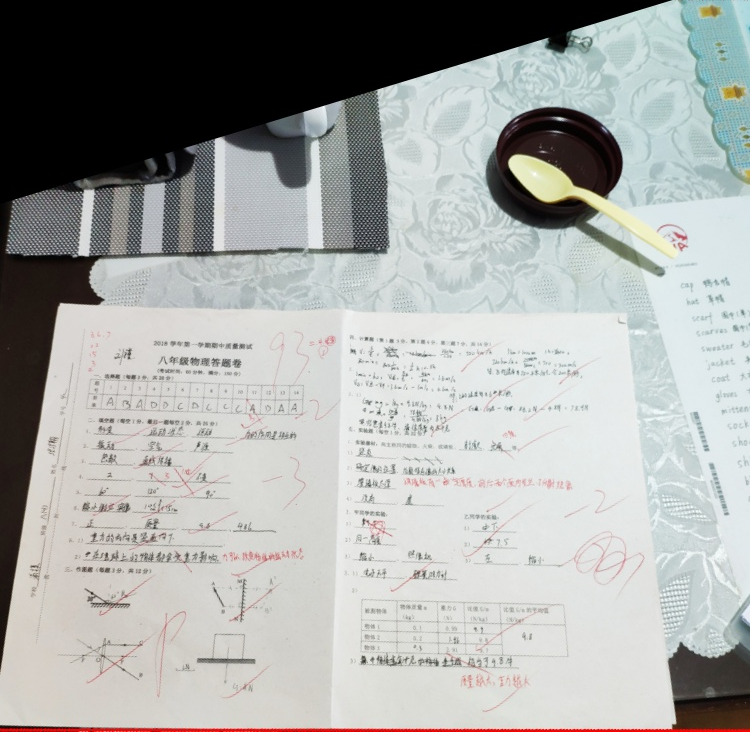
#> input picture exam/IMG_20181118_102751.jpg, 750 x 732 px
$ python -i ImageUtils.py   (imports and definitions only)
#> lines starting #> are read from the running program, lines starting #| are printed output that depends on the picture
#> further down, picture is the input picture: shape (732, 750, 3); mean B, G, R 166.3, 168.5, 166.6
import matplotlib.pyplot as plt
import numpy as np
import cv2

# [65 lines left out: functions show_images, resize, get_hsvmask, not called in this run]


def erode_dilate(src, kernelsize=3, iteration=1, byReference=True):
#> called with kernelsize = 3, iteration = 1, byReference = True
    if byReference:
        copy = src
    else:
        copy = src.copy()
    kernel = np.ones((kernelsize, kernelsize), np.uint8)
    # copy = cv2.erode(copy, kernel, iterations=iteration)
    copy = cv2.dilate(copy, kernel, iterations=iteration)
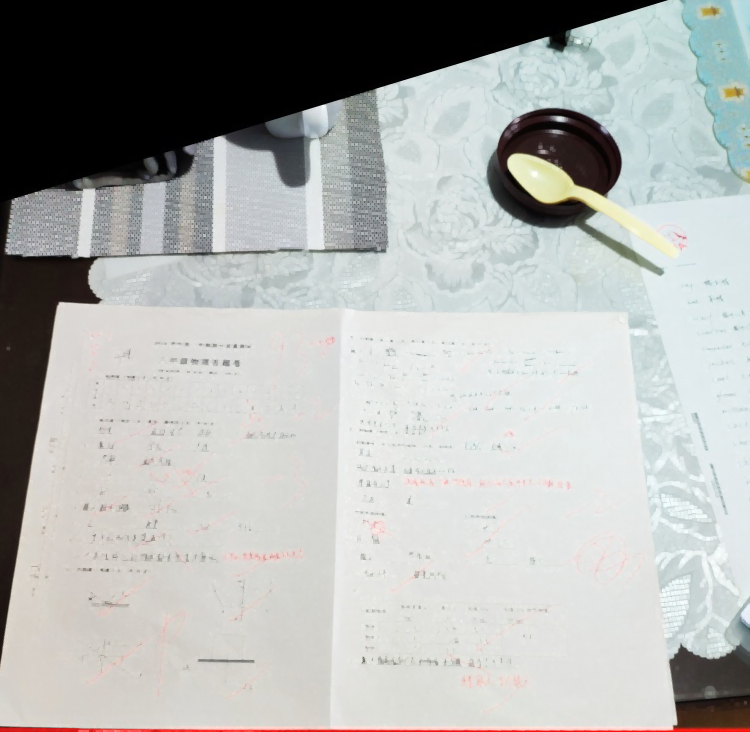
#> copy: shape (732, 750, 3); mean B, G, R 174.5, 176.7, 174.7
    copy = cv2.erode(copy, kernel, iterations=iteration)
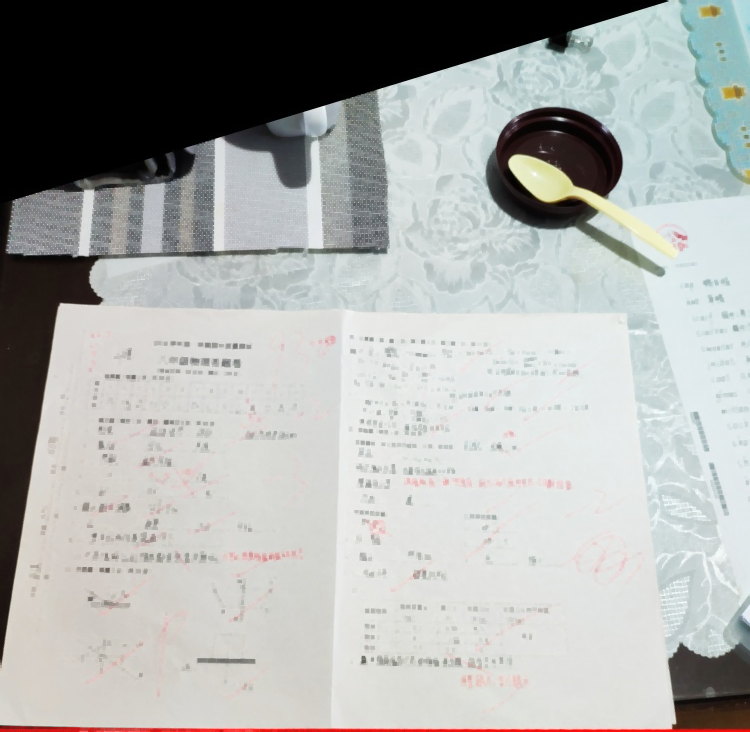
#> copy: shape (732, 750, 3); mean B, G, R 169.9, 172.2, 170.2
    copy = cv2.dilate(copy, kernel, iterations=iteration)
    # [6 lines of commented-out code are left out]
    return copy


# [13 lines left out: functions swap_color, clahe_hsv, not called in this run]

>>> import cv2
>>> picture = cv2.imread('exam/IMG_20181118_102751.jpg')
>>> result = erode_dilate(picture)
